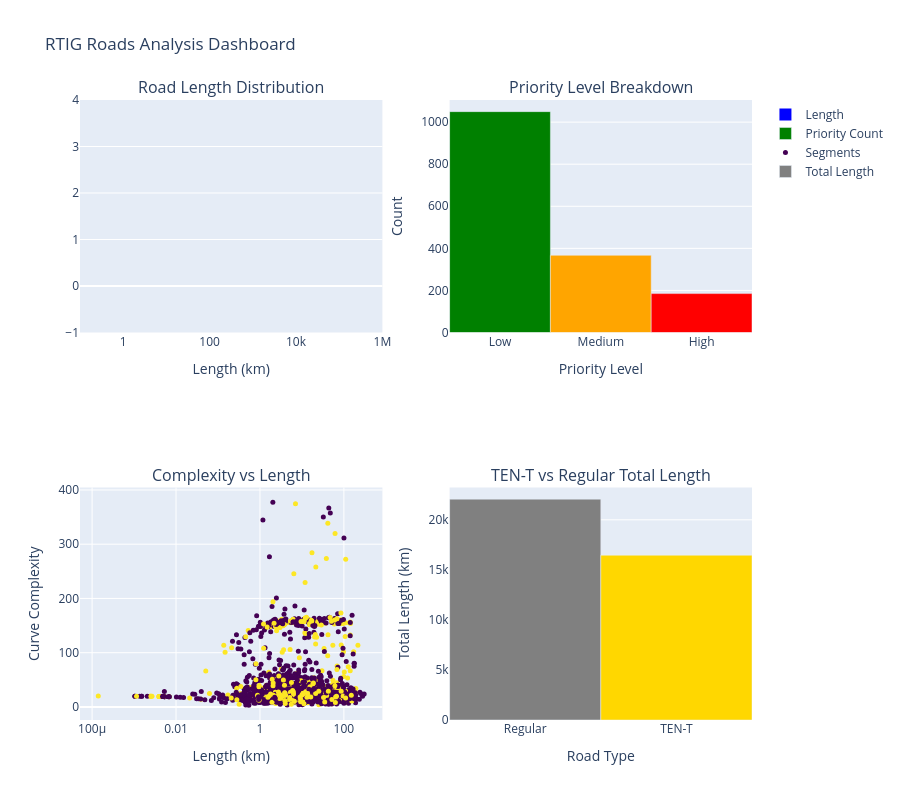

The notebook cell saved with this chart:
### Markdown cell above
## Comparative Analysis Visualizations

### Code cell
# Create subplots for comprehensive view
fig = make_subplots(
    rows=2, cols=2,
    subplot_titles=(
        'Road Length Distribution',
        'Priority Level Breakdown',
        'Complexity vs Length',
        'TEN-T vs Regular Total Length'
    )
)

# Plot 1: Length histogram
fig.add_trace(
    go.Histogram(x=gdf['length_km'], nbinsx=30, name='Length', marker_color='blue'),
    row=1, col=1
)
fig.update_xaxes(title_text='Length (km)', row=1, col=1, type='log')

# Plot 2: Priority bar chart (not pie - for subplot compatibility)
if 'priority_level' in gdf.columns:
    priority_counts = gdf['priority_level'].value_counts().sort_index()
    fig.add_trace(
        go.Bar(
            x=priority_counts.index,
            y=priority_counts.values,
            name='Priority Count',
            marker_color=['green', 'orange', 'red']
        ),
        row=1, col=2
    )
    fig.update_yaxes(title_text='Count', row=1, col=2)
    fig.update_xaxes(title_text='Priority Level', row=1, col=2)

# Plot 3: Complexity vs Length
fig.add_trace(
    go.Scatter(
        x=gdf['length_km'],
        y=gdf['curve_complexity'],
        mode='markers',
        marker=dict(color=gdf['is_tent'], colorscale='Viridis', size=5),
        name='Segments',
        text=[f'TENT: {t}' for t in gdf['is_tent']]
    ),
    row=2, col=1
)
fig.update_xaxes(title_text='Length (km)', type='log', row=2, col=1)
fig.update_yaxes(title_text='Curve Complexity', row=2, col=1)

# Plot 4: TEN-T comparison
tent_summary = gdf.groupby('is_tent')['length_km'].sum()
fig.add_trace(
    go.Bar(
        x=['Regular', 'TEN-T'],
        y=[tent_summary.get(0, 0), tent_summary.get(1, 0)],
        name='Total Length',
        marker_color=['gray', 'gold']
    ),
    row=2, col=2
)
fig.update_yaxes(title_text='Total Length (km)', row=2, col=2)
fig.update_xaxes(title_text='Road Type', row=2, col=2)

fig.update_layout(height=800, showlegend=True, title_text='RTIG Roads Analysis Dashboard')
fig.show()

# Save dashboard
dashboard_path = MAPS_DIR / 'dashboard.html'
fig.write_html(str(dashboard_path))
print(f'Saved dashboard: {dashboard_path}')

### Figure 1 — Plotly figure (JSON) as saved in the notebook; plotly's stock layout.template omitted (floating-point values rounded to 4 significant figures; data arrays with more than 128 entries replaced by an {"elided": "..."} marker saying what was removed)
{"data": [{"marker": {"color": "blue"}, "name": "Length", "nbinsx": 30, "type": "histogram", "x": {"elided": "1602 float values"}, "xaxis": "x", "yaxis": "y"}, {"marker": {"color": ["green", "orange", "red"]}, "name": "Priority Count", "type": "bar", "x": ["Low", "Medium", "High"], "xaxis": "x2", "y": [1050, 367, 185], "yaxis": "y2"}, {"marker": {"color": {"elided": "1602 int values"}, "colorscale": [[0.0, "#440154"], [0.1111, "#482878"], [0.2222, "#3e4989"], [0.3333, "#31688e"], [0.4444, "#26828e"], [0.5556, "#1f9e89"], [0.6667, "#35b779"], [0.7778, "#6ece58"], [0.8889, "#b5de2b"], [1.0, "#fde725"]], "size": 5}, "mode": "markers", "name": "Segments", "text": {"elided": "1602 str values"}, "type": "scatter", "x": {"elided": "1602 float values"}, "xaxis": "x3", "y": {"elided": "1602 float values"}, "yaxis": "y3"}, {"marker": {"color": ["gray", "gold"]}, "name": "Total Length", "type": "bar", "x": ["Regular", "TEN-T"], "xaxis": "x4", "y": [22070.0, 16460.0], "yaxis": "y4"}], "layout": {"annotations": [{"font": {"size": 16}, "showarrow": false, "text": "Road Length Distribution", "x": 0.225, "xanchor": "center", "xref": "paper", "y": 1.0, "yanchor": "bottom", "yref": "paper"}, {"font": {"size": 16}, "showarrow": false, "text": "Priority Level Breakdown", "x": 0.775, "xanchor": "center", "xref": "paper", "y": 1.0, "yanchor": "bottom", "yref": "paper"}, {"font": {"size": 16}, "showarrow": false, "text": "Complexity vs Length", "x": 0.225, "xanchor": "center", "xref": "paper", "y": 0.375, "yanchor": "bottom", "yref": "paper"}, {"font": {"size": 16}, "showarrow": false, "text": "TEN-T vs Regular Total Length", "x": 0.775, "xanchor": "center", "xref": "paper", "y": 0.375, "yanchor": "bottom", "yref": "paper"}], "height": 800, "showlegend": true, "title": {"text": "RTIG Roads Analysis Dashboard"}, "xaxis": {"anchor": "y", "domain": [0.0, 0.45], "title": {"text": "Length (km)"}, "type": "log"}, "xaxis2": {"anchor": "y2", "domain": [0.55, 1.0], "title": {"text": "Priority Level"}}, "xaxis3": {"anchor": "y3", "domain": [0.0, 0.45], "title": {"text": "Length (km)"}, "type": "log"}, "xaxis4": {"anchor": "y4", "domain": [0.55, 1.0], "title": {"text": "Road Type"}}, "yaxis": {"anchor": "x", "domain": [0.625, 1.0]}, "yaxis2": {"anchor": "x2", "domain": [0.625, 1.0], "title": {"text": "Count"}}, "yaxis3": {"anchor": "x3", "domain": [0.0, 0.375], "title": {"text": "Curve Complexity"}}, "yaxis4": {"anchor": "x4", "domain": [0.0, 0.375], "title": {"text": "Total Length (km)"}}}}
